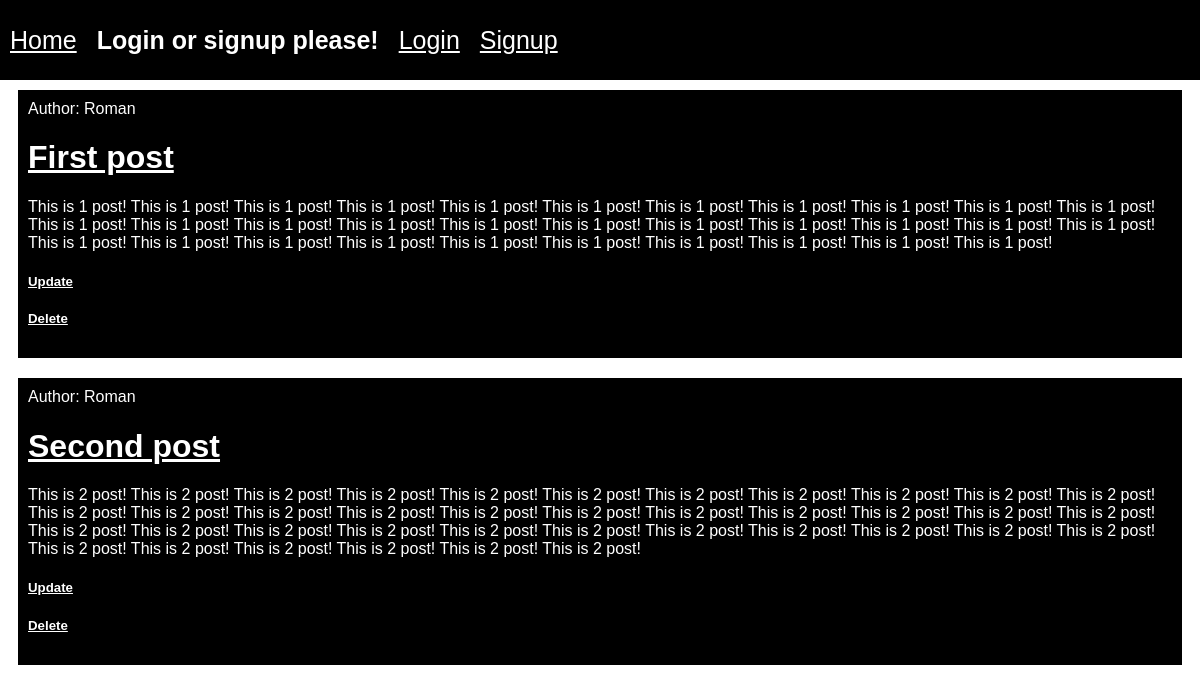
The app's page /, older data.
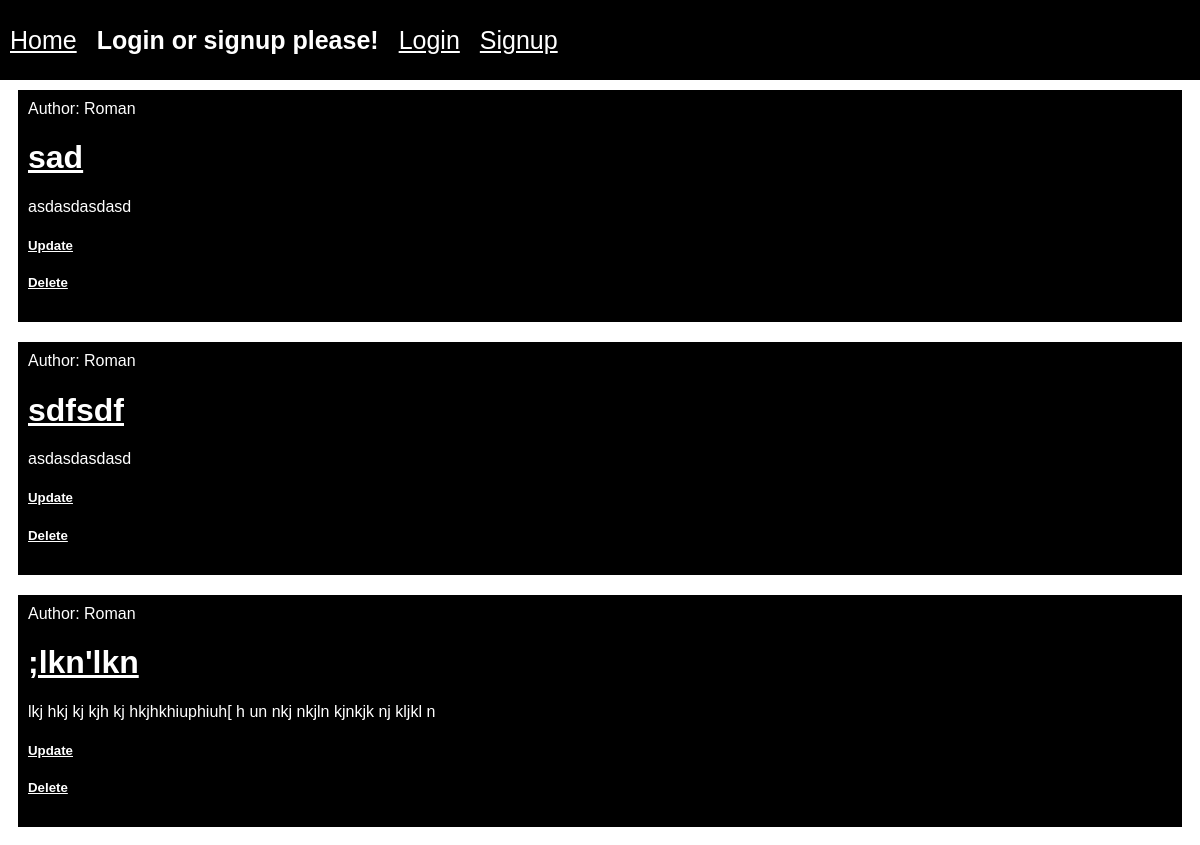
The same page, newer data.
### BlogApp/models.py (models this page shows, shortened)
class Post(models.Model):
    author = models.ForeignKey('auth.User', on_delete=models.CASCADE, verbose_name='author')
    title = models.CharField(max_length=50, verbose_name='title')
    text = models.TextField(verbose_name='main text')

### BlogApp/views.py (the view)
# urls.py: path('', HomeView.as_view(), name='home'),
class HomeView(ListView):
    model = Post
    template_name = 'BlogApp/home.html'
    context_object_name = 'posts'

### templates/BlogApp/home.html
{% extends 'base.html' %}
{% load static %}
{% block links %}
    <link href="{% static 'css/BlogApp/home.css' %}" rel="stylesheet">
{% endblock links %}
{% block content %}
    {% for post in posts %}
        <div class="post">
            <span>Author: {{post.author}}</span>
            <h1><a href="{% url 'detail_post' post.pk %}" class="post-link">{{post.title}}</a></h1>
            <span>{{post.text}}</span>
            <h5><a href={% url 'update_post' post.pk %} class="post-link">Update</a></h5>
            <h5><a href={% url 'delete_post' post.pk %} class="post-link">Delete</a></h5>
        </div>
    {% endfor %}
{% endblock content %}

### templates/base.html (shortened to what this page needs)
<!DOCTYPE html>
{% load static %}
<html>
    <head>
        <link href="{% static 'css/base.css' %}" rel="stylesheet">
        {% block links %}{% endblock links %}
    </head>
    <body>
        <header>
            <a href="{% url 'home' %}">Home</a>
            {% if user.is_authenticated %}
                <a href="{% url 'new_post' %}">Create post</a>
                <h6>{{user.username}}</h6>
                <a href="{% url 'logout' %}">Logout</a>
            {% else %}
                <h6>Login or signup please!</h6>
                <a href="{% url 'login' %}">Login</a>
                <a href="{% url 'signup' %}">Signup</a>
            {% endif %}
        </header>
        <div class="content">
            {% block content %}{% endblock content %}
        </div>
    </body>
</html>

### static/css/base.css (style rules this page uses)
header { position: fixed; top: 0; left: 0; width: 100%; height: 80px; background-color: rgba(0, 0, 0, 200); display: flex; align-items: center; }
header a, header h6 { color: white; font-family: sans-serif; font-size: 25px; margin: 10px; }
.content { margin-top: 80px; display: flex; flex-direction: column; align-items: center; justify-content: center; }

### static/css/BlogApp/home.css (style rules this page uses)
.post { background-color: rgba(0, 0, 0, 150); color: white; font-family: sans-serif; margin: 10px; padding: 10px; width: calc(100% - 40px); }
.post-link { color: white; }

Row changes from the older to the newer data that the page shows:
removed Post: author "Roman", title "First post", text "This is 1 post! This is 1 post! This is 1 post! This is 1 post! This is 1 post! This is 1 post! This is 1 post! This is 1 post! This is 1 post! This is 1 post! This is 1 post! This is 1 post! This is 1 post! This is 1 post! This is 1 post! This is 1 post! This is 1 post! This is 1 post! This is 1 post! This is 1 post! This is 1 post! This is 1 post! This is 1 post! This is 1 post! This is 1 post! This is 1 post! This is 1 post! This is 1 post! This is 1 post! This is 1 post! This is 1 post! This is 1 post!"
removed Post: author "Roman", title "Second post", text "This is 2 post! This is 2 post! This is 2 post! This is 2 post! This is 2 post! This is 2 post! This is 2 post! This is 2 post! This is 2 post! This is 2 post! This is 2 post! This is 2 post! This is 2 post! This is 2 post! This is 2 post! This is 2 post! This is 2 post! This is 2 post! This is 2 post! This is 2 post! This is 2 post! This is 2 post! This is 2 post! This is 2 post! This is 2 post! This is 2 post! This is 2 post! This is 2 post! This is 2 post! This is 2 post! This is 2 post! This is 2 post! This is 2 post! This is 2 post! This is 2 post! This is 2 post! This is 2 post! This is 2 post! This is 2 post!"
added Post: author "Roman", title "sad", text "asdasdasdasd"
added Post: author "Roman", title "sdfsdf", text "asdasdasdasd"
added Post: author "Roman", title ";lkn'lkn", text "lkj hkj kj kjh kj hkjhkhiuphiuh[ h un nkj nkjln kjnkjk nj kljkl n"
